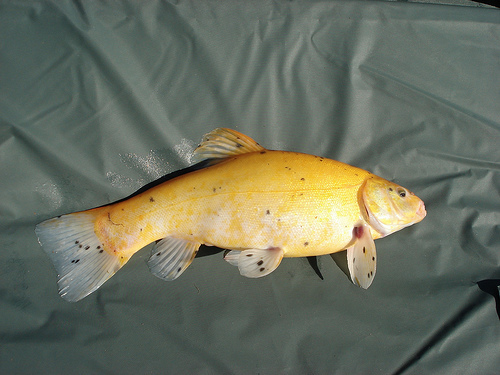
#> input picture images/n01440764_tench.jpeg, 500 x 375 px
$ python image_tasks.py
#> lines starting #> are read from the running program, lines starting #| are printed output that depends on the picture; after the words box and inside, x2 and y2 are one past the last pixel; in counts of white or black regions, pixels touching at a corner belong together
#> in img_manipulation_tests, img is the input picture: shape (375, 500, 3); mean B, G, R 94.7, 111.3, 106.5
import numpy as np
import cv2
import matplotlib.pyplot as plt

def resize_image(img, size):
#> called with size = 256
    h, w = img.shape[:2]
#> h = 375; w = 500

    if h == w:
        return cv2.resize(img, (size, size), cv2.INTER_AREA)

    elif h > w:
        scaling_factor = size / w
        x_shape = size
        y_shape = int(h * scaling_factor)
        img_reshaped = cv2.resize(img, (x_shape, y_shape), cv2.INTER_AREA)
        offset = int((y_shape - size) / 2)
        img_reshaped = img_reshaped[offset:offset+size, :, :]

    else :
        scaling_factor = size / h
#> scaling_factor = 0.683
        x_shape = int(w * scaling_factor)
#> x_shape = 341
        y_shape = size
        img_reshaped = cv2.resize(img, (x_shape, y_shape), cv2.INTER_AREA)
        offset = int((x_shape - size) / 2)
#> offset = 42
        img_reshaped = img_reshaped[:, offset:offset+size, :]
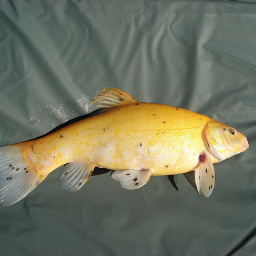
#> img_reshaped: shape (256, 256, 3); mean B, G, R 96, 116.4, 114.6

    return img_reshaped

def scale_image(img, scale_ratio):
    """
    scale_ratio: must be >= 1

    Scale and then crop the center of the image to the original size
    """
#> called with scale_ratio = 1.5

    h, w = img.shape[:2]
#> h = 256; w = 256
    img_scaled = cv2.resize(img, (int(w * scale_ratio), int(h * scale_ratio)))

    return img_scaled[int((h * scale_ratio - h) / 2):int((h * scale_ratio + h) / 2),
                          int((w * scale_ratio - w) / 2):int((w * scale_ratio + w) / 2), :]
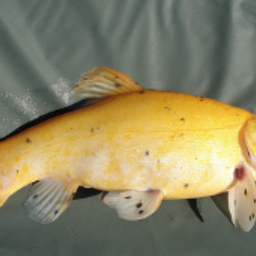
#> returned value: shape (256, 256, 3); mean of channels 0, 1, 2 98.8, 132.8, 140.1; drawn as B, G, R


def vert_trans_image(img, y):
#> called with y = -50
    rows, cols = img.shape[:2]
#> rows = 256; cols = 256
    translation_matrix = np.float32([[1, 0, 0], [0, 1, y]])
    img_translated = cv2.warpAffine(img, translation_matrix, (cols, rows))
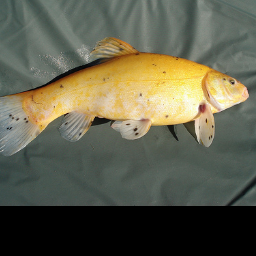
#> img_translated: shape (256, 256, 3); mean B, G, R 76.6, 95.6, 96.3
    return img_translated

def rotate_image(img, angle):
    """
    angle: rotation angle (in degrees)
    """
#> called with angle = 200
    rows, cols = img.shape[:2]
#> rows = 256; cols = 256
    rotation_matrix = cv2.getRotationMatrix2D(( (cols - 1)/2 , (rows - 1)/2), angle, 1)
    img_rotated = cv2.warpAffine(img, rotation_matrix, (cols, rows))
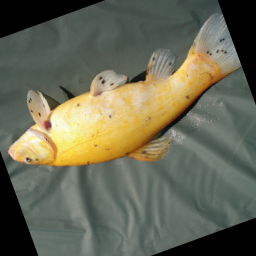
#> img_rotated: shape (256, 256, 3); mean B, G, R 85.4, 105.1, 104.9
    return img_rotated

def occlude_image(img, x, y, size=40):
    """Occlude the given area with a gray square"""
#> called with x = 200, y = 120, size = 50
    if x + size > img.shape[1] or y + size > img.shape[0]:
        raise ValueError("Occlusion box is out of bounds")
    img_occluded = img.copy()
    img_occluded[y:y+size, x:x+size, :] = 128
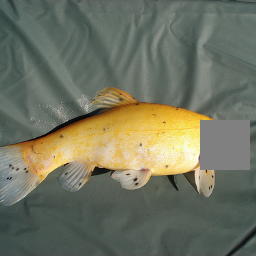
#> img_occluded: shape (256, 256, 3); 3.81% of pixels changed, all inside (x1, y1, x2, y2) = (200, 120, 250, 170)
    return img_occluded

def cv2_print_image(img, name="Image"):
    cv2.imshow(name, img)
    cv2.waitKey(0)
    cv2.destroyAllWindows()

def plt_print_image(img, name="Image"):
    plt.axis("off")
    plt.imshow(img)
    plt.title(name)
    plt.show()

def print_image(img, name="Image", option=0):
    if option == 0:
        cv2_print_image(img, name)
    else:
        plt_print_image(img, name)

# [6 lines of commented-out code are left out]


def img_manipulation_tests(option=0):
    img = cv2.imread('images/n01440764_tench.jpeg')
    img = resize_image(img, 256)

    img_scaled = scale_image(img, 1.5)
    img_translated = vert_trans_image(img, -50)
    img_rotated = rotate_image(img, 200)
    img_occluded = occlude_image(img, 200, 120, 50)

    # [4 lines of commented-out code are left out]

    print_image(img, "Original", option)
    print_image(img_scaled, "Scaled", option)
    print_image(img_translated, "Vertically Translated", option)
    print_image(img_rotated, "Rotated", option)
    print_image(img_occluded, "Occluded", option)

if __name__ == "__main__":
    img_manipulation_tests()
